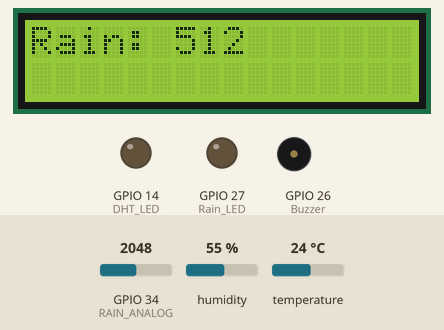
Recording of a sketch running on a simulated ESP32. Shown: 16×2 character LCD, output pins drawn as LEDs (lit = HIGH), buzzer (waves = sounding, pin HIGH). Inputs (shaded band) come from the test bench; at power-on: GPIO 34 (RAIN_ANALOG) = 2048, humidity 55 %, temperature 24 °C (analog values on the 0–4095 scale). What the sketch prints to the serial monitor is not drawn.

Above: at 3.6 s.
3.7 s: GPIO 34 (RAIN_ANALOG) set to 2962
At 8.1 s:
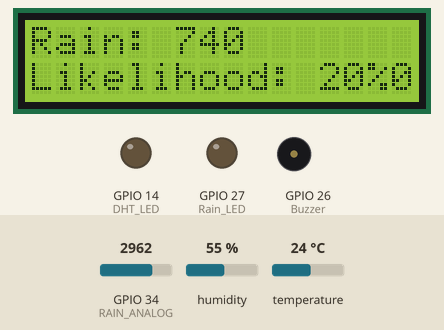
11.5 s: GPIO 34 (RAIN_ANALOG) set to 3059
At 13.2 s:
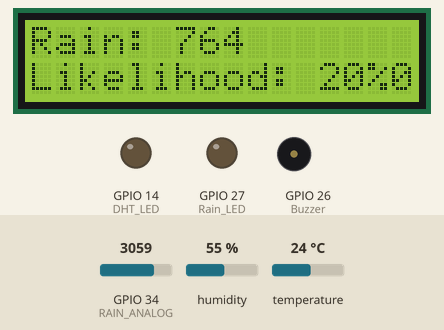
15.5 s: humidity set to 22 %
At 19.0 s:
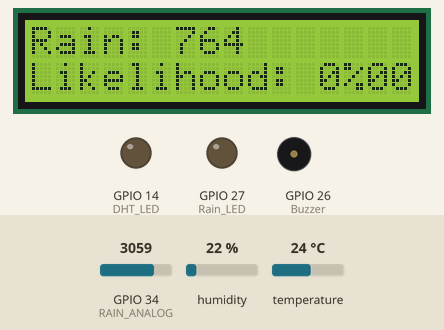
19.5 s: humidity set to 68 %
At 22.4 s:
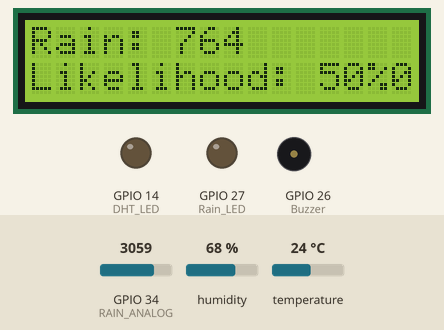
23.5 s: temperature set to 12 °C
At 24.7 s:
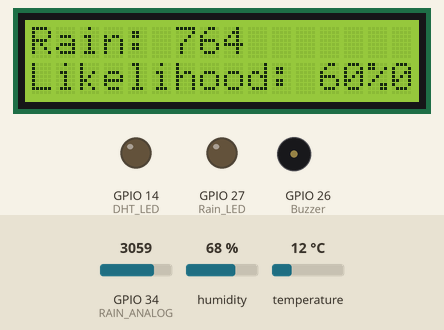
27.5 s: GPIO 34 (RAIN_ANALOG) set to 2866
At 30.4 s:
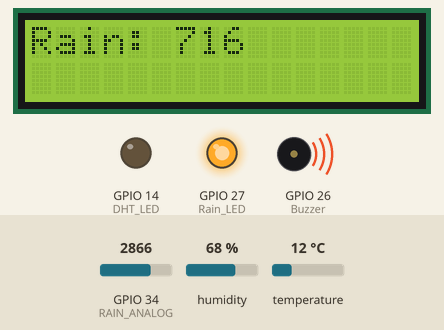
Timing chart, 0 to 32.0 s (numbered marks = the images above; inputs shaded):
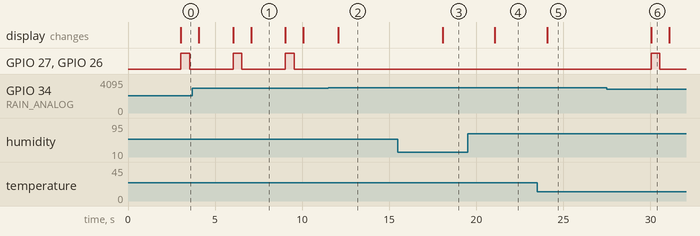

The sketch:

DHT11_raindrop_LCD_unswitching_functional_esp32.ino
```cpp
#include <DHT.h>
#include <Wire.h>
#include <LiquidCrystal_I2C.h>

// Pin Definitions
#define RAIN_ANALOG 34         // Analog pin for rain sensor
#define Buzzer 26              // Digital pin for buzzer
#define DHT_SENSOR_PIN 13      // ESP32 pin GPIO13 connected to DHT11 sensor
#define DHT_SENSOR_TYPE DHT11  // Define DHT sensor type
#define Rain_LED 27            // LED for rain alert
#define DHT_LED 14             // LED for flash flood probability
#define I2C_SDA 21             // Define your SDA pin
#define I2C_SCL 22             // Define your SCL pin

// Initialize DHT and LCD
DHT dht_sensor(DHT_SENSOR_PIN, DHT_SENSOR_TYPE);
LiquidCrystal_I2C lcd(0x27, 16, 2); // I2C address 0x27, 16x2 LCD

// Timing variables
unsigned long lastFlashTime = 0;       // Timing for LED flashing
unsigned long lastBuzzerTime = 0;      // Timing for buzzer alerts
unsigned long lastMeasurementTime = 0; // Timing for measurements
bool buzzerState = false;              // State of the buzzer

void setup() {
  // Initialize serial communication
  Serial.begin(9600);

  // Initialize rain sensor and buzzer
  pinMode(RAIN_ANALOG, INPUT);
  analogReadResolution(10); // Set ADC resolution to 10 bits
  pinMode(Buzzer, OUTPUT);
  pinMode(Rain_LED, OUTPUT);
  pinMode(DHT_LED, OUTPUT);

  // Initialize the DHT sensor
  dht_sensor.begin();

  // Initialize the LCD
  Wire.begin(I2C_SDA, I2C_SCL);
  lcd.init();
  lcd.backlight();

  Serial.println("Flash Flood Monitoring System Initialized");
  lcd.setCursor(0, 0);
  lcd.print("System Init...");
  delay(2000);
}

void loop() {
  unsigned long currentTime = millis(); // Get the current time

  // Take measurements every 3 seconds
  if (currentTime - lastMeasurementTime >= 3000) {
    lastMeasurementTime = currentTime;

    // Read sensor data
    int rain_amount = analogRead(RAIN_ANALOG);
    float temperature = dht_sensor.readTemperature();
    float humidity = dht_sensor.readHumidity();

    // Print rain amount to serial
    Serial.print("Rain amount: ");
    Serial.println(rain_amount);

    // Display rain amount on LCD
    lcd.clear();
    lcd.setCursor(0, 0);
    lcd.print("Rain: ");
    lcd.print(rain_amount);

    // Rain alert
    if (rain_amount < 750) {
      rainAlert();
    }

    // Check sensor validity
    if (isnan(temperature) || isnan(humidity)) {
      Serial.println("Error: Invalid temperature or humidity reading!");
      lcd.setCursor(0, 1);
      lcd.print("Sensor Error!");
      return; // Skip further processing if readings are invalid
    }

    // Print temperature and humidity to serial
    Serial.print("Humidity: ");
    Serial.print(humidity);
    Serial.print("%  |  Temperature: ");
    Serial.print(temperature);
    Serial.println("°C");

    // Display temperature and humidity on LCD
    lcd.setCursor(0, 1);
    lcd.print("T:");
    lcd.print(temperature);
    lcd.print("C H:");
    lcd.print(humidity);
    lcd.print("%");

    // Calculate flash flood likelihood
    int flashFloodLikelihood = calculateFloodLikelihood(temperature, humidity);

    // Flash LED and trigger buzzer based on likelihood
    flashLED(flashFloodLikelihood);
    floodBuzzerAlert(flashFloodLikelihood);

    // Display flood likelihood on LCD
    lcd.setCursor(0, 1);
    lcd.print("Likelihood: ");
    lcd.print(flashFloodLikelihood);
    lcd.print("%");
  }

  // Keep checking LED flashing and buzzer alerts outside of the 3-second interval
  flashLED(0); // Default to no flashing if not called in calculation
  floodBuzzerAlert(0); // Default to no buzzing if not called in calculation
}

// Function to calculate flash flood likelihood
int calculateFloodLikelihood(float temperature, float humidity) {
  int likelihood = 0;

  if (humidity >= 50) {
    if (humidity < 60) likelihood = 20;
    else if (humidity < 80) likelihood = 50;
    else likelihood = 80;

    // Adjust likelihood based on temperature
    if (temperature < 20) likelihood += 10;
    if (temperature > 30) likelihood -= 10;
    if (temperature > 35) likelihood -= 10;

    // Ensure bounds
    if (likelihood > 100) likelihood = 100;
    if (likelihood < 0) likelihood = 0;
  }

  Serial.print("Flash Flood Likelihood: ");
  Serial.print(likelihood);
  Serial.println("%");

  return likelihood;
}

// Function to alert for rain
void rainAlert() {
  digitalWrite(Rain_LED, HIGH);
  digitalWrite(Buzzer, HIGH);
  delay(500);
  digitalWrite(Rain_LED, LOW);
  digitalWrite(Buzzer, LOW);
  delay(500);
}

// Function to flash LED based on likelihood
void flashLED(int likelihood) {
  if (likelihood < 70) {
    digitalWrite(DHT_LED, LOW); // Ensure the LED is off
    return; // Exit the function
  }

  unsigned long currentTime = millis();
  int blinkDelay = 1000; // Default delay

  if (likelihood >= 70 && likelihood < 80) blinkDelay = 1000;
  else if (likelihood >= 80) blinkDelay = 500;

  if (currentTime - lastFlashTime >= blinkDelay) {
    digitalWrite(DHT_LED, !digitalRead(DHT_LED)); // Toggle LED
    lastFlashTime = currentTime;
  }
}

// Function to alert with buzzer based on flood likelihood
void floodBuzzerAlert(int likelihood) {
  unsigned long currentTime = millis();

  if (likelihood >= 70 && likelihood < 80) {
    if (currentTime - lastBuzzerTime >= 1000) {
      buzzerState = !buzzerState;
      digitalWrite(Buzzer, buzzerState ? HIGH : LOW);
      if (!buzzerState) lastBuzzerTime = currentTime;
    }
  } else if (likelihood >= 80) {
    if (currentTime - lastBuzzerTime >= 500) {
      buzzerState = !buzzerState;
      digitalWrite(Buzzer, buzzerState ? HIGH : LOW);
      if (!buzzerState) lastBuzzerTime = currentTime;
    }
  } else {
    digitalWrite(Buzzer, LOW); // Turn off buzzer if likelihood is low
  }
}
```

Measured:
- after the input at 3.7 s, the display: first differs from a run without the input after 2.3 s (image 1 shows a later state)
- after the input at 11.5 s, GPIO 27 (Rain_LED), GPIO 26 (Buzzer): stays LOW (without the input it goes to HIGH after 0.54 s); the display: changes after 0.57 s (image 2)
- after the input at 15.5 s, the display: changes after 2.6 s (image 3)
- after the input at 19.5 s, the display: changes after 1.6 s (image 4)
- after the input at 23.5 s, the display: changes after 0.57 s (image 5)
- after the input at 27.5 s, GPIO 27 (Rain_LED), GPIO 26 (Buzzer): LOW → HIGH after 2.5 s, → LOW 0.50 s later; the display: changes after 2.5 s (image 6)
- by itself, GPIO 27 (Rain_LED), GPIO 26 (Buzzer): alternates HIGH for 0.50 s and LOW for 2.5 s
